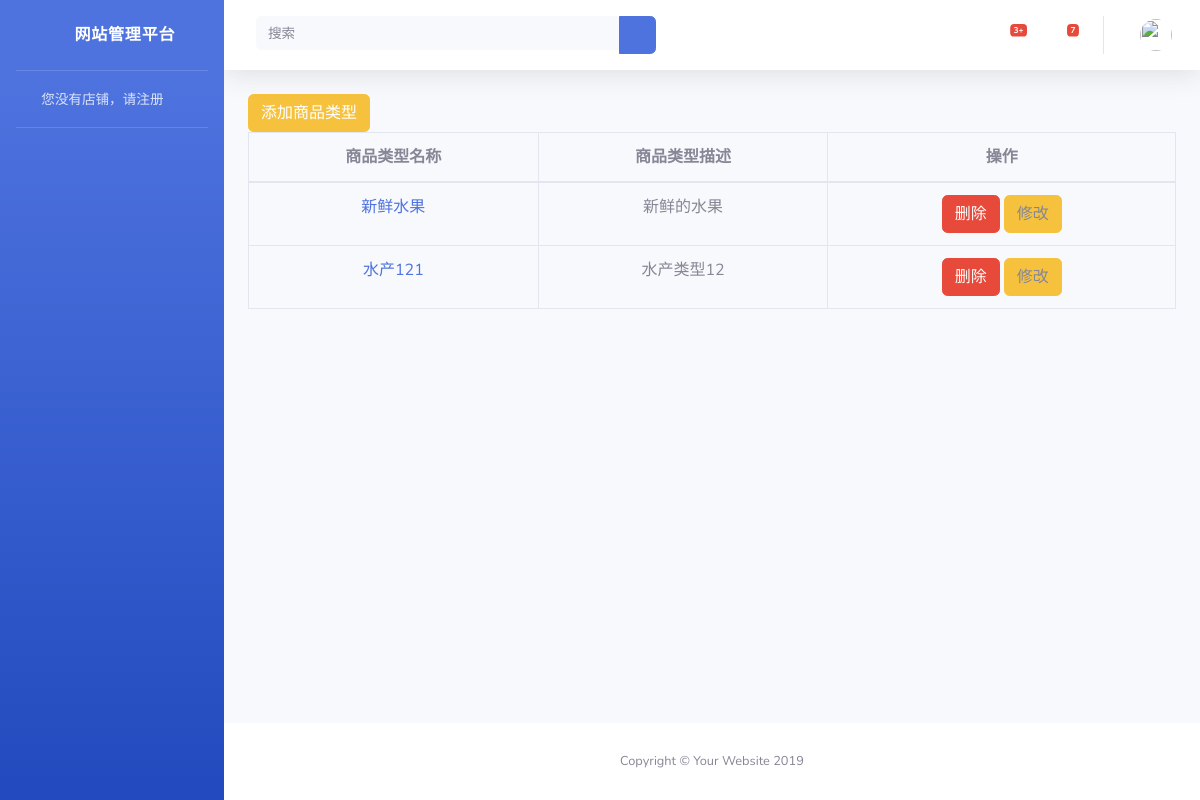
Before: /store/goods_type/ with the older database file.
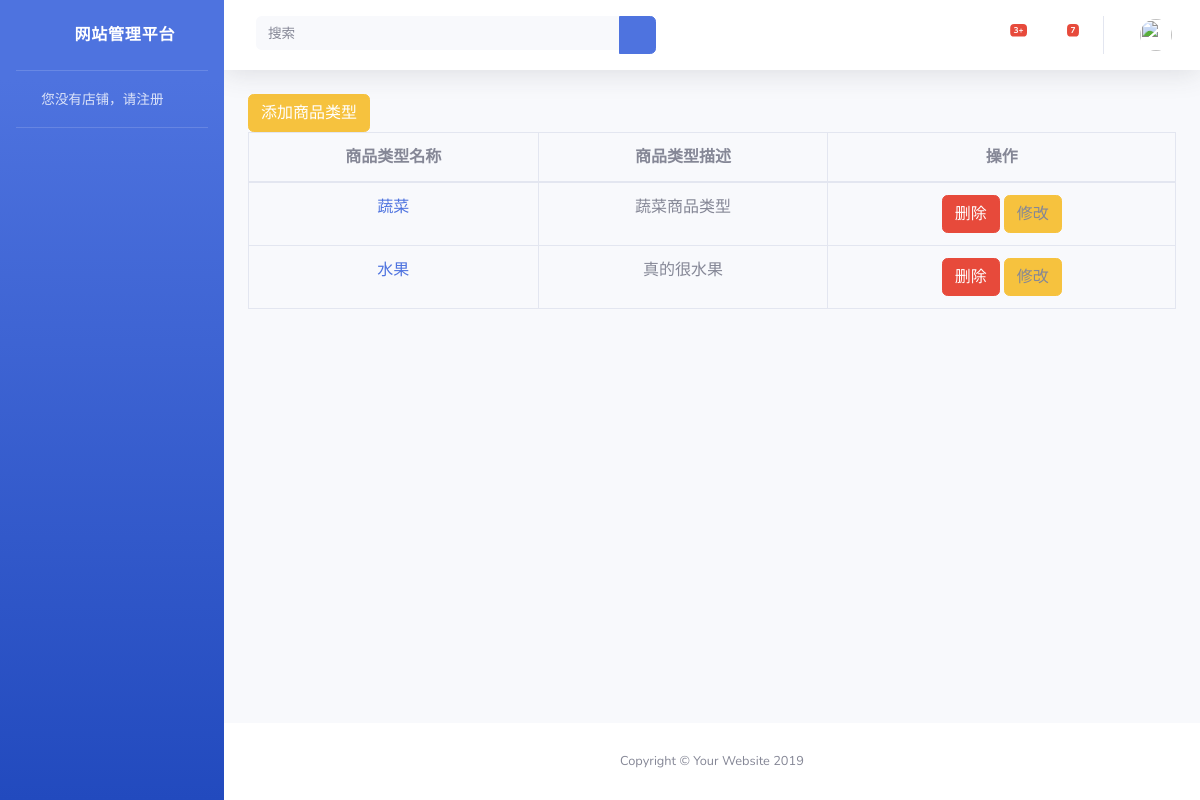
After: the same page with the newer database file.
### Store/models.py (models this page shows)
class GoodType(models.Model):
    name = models.CharField(max_length=32,verbose_name='商品类型名称')
    description = models.TextField(verbose_name='商品类型描述')
    picture = models.ImageField(upload_to='buyer/images')

### Store/views.py (the view, shortened to what this page needs)
# urls.py: path('goods_type/', goods_type),
def goods_type(request):
    goods_type_list = GoodType.objects.all()
    return render(request,'store/goods_type.html',locals())

### Store/templates/store/goods_type.html (shortened to what this page needs)
{% extends "store/base.html" %}
{% block label %}
    <button class="btn btn-warning" data-toggle="modal" data-target="#myModal">添加商品类型</button>
{% endblock %}
{% block container %}
    <table class="table table-bordered">
        <thead>
            <tr>
               <th style="text-align: center;">商品类型名称</th>
               <th style="text-align: center;">商品类型描述</th>
               <th style="text-align: center;">操作</th>
            </tr>
        </thead>
        <tbody>
            {% for goods_type in goods_type_list %}
                <tr>
                    <td style="text-align: center;"><a href="/store/set_/type/">{{ goods_type.name }}</a></td>
                    <td style="text-align: center;">{{ goods_type.description }}</td>
                    <td style="text-align: center;">
                        <a class="btn btn-danger" href="/store/delete_goods_type/?id={{ goods_type.id }}">删除</a>
                        <a class="btn btn-warning" data-toggle="modal" data-target="#myModal{{ goods_type.id }}">修改</a>
                    </td>
                </tr>
            {% endfor %}
        </tbody>
    </table>
{% endblock %}

### Store/templates/store/base.html (shortened to what this page needs)
<!DOCTYPE html>
<html lang="en">
<head>
  <link href="/static/store/vendor/fontawesome-free/css/all.min.css" rel="stylesheet" type="text/css">
  <link href="/static/store/css/sb-admin-2.min.css" rel="stylesheet">
</head>
<body id="page-top">
  <div id="wrapper">
  {% if request.COOKIES.has_store %}
    <ul class="navbar-nav bg-gradient-primary sidebar sidebar-dark accordion" id="accordionSidebar">
      <a class="sidebar-brand d-flex align-items-center justify-content-center" href="/store/index/">
        <div class="sidebar-brand-icon rotate-n-15">
          <i class="fas fa-laugh-wink"></i>
        </div>
        <div class="sidebar-brand-text mx-3">网站管理平台</div>
      </a>
      <hr class="sidebar-divider my-0">
      <li class="nav-item">
        <a class="nav-link" href="/store/index/">
          <i class="fas fa-fw fa-tachometer-alt"></i>
          <span>店铺管理</span></a>
      </li>
      <hr class="sidebar-divider">
      <div class="sidebar-heading">
        销售管理
      </div>
      <li class="nav-item">
        <a class="nav-link collapsed" href="#" data-toggle="collapse" data-target="#collapseTwo" aria-expanded="true" aria-controls="collapseTwo">
          <i class="fas fa-fw fa-cog"></i>
          <span>商品信息</span>
        </a>
        <div id="collapseTwo" class="collapse" aria-labelledby="headingTwo" data-parent="#accordionSidebar">
          <div class="bg-white py-2 collapse-inner rounded">
            <h6 class="collapse-header">Custom Components:</h6>
            <a class="collapse-item" href="/store/add_goods/">添加商品</a>
            <a class="collapse-item" href="/store/list_goods/up/">上架商品列表</a>
            <a class="collapse-item" href="/store/list_goods/down/">下架商品详情</a>
            <a class="collapse-item" href="/store/goods_type/">商品类型</a>
          </div>
        </div>
      </li>
      <li class="nav-item">
        <a class="nav-link collapsed" href="/static/store/#" data-toggle="collapse" data-target="#collapseUtilities" aria-expanded="true" aria-controls="collapseUtilities">
          <i class="fas fa-fw fa-wrench"></i>
          <span>Utilities</span>
        </a>
        <div id="collapseUtilities" class="collapse" aria-labelledby="headingUtilities" data-parent="#accordionSidebar">
          <div class="bg-white py-2 collapse-inner rounded">
            <h6 class="collapse-header">Custom Utilities:</h6>
            <a class="collapse-item" href="/store/utiCol/">Colors</a>
            <a class="collapse-item" href="/store/utiBor/">Borders</a>
            <a class="collapse-item" href="/store/utiAni/">Animations</a>
            <a class="collapse-item" href="/store/utiOth/">Other</a>
          </div>
        </div>
      </li>
      <hr class="sidebar-divider d-none d-md-block">
      <div class="text-center d-none d-md-inline">
        <button class="rounded-circle border-0" id="sidebarToggle"></button>
      </div>
    </ul>
  {% else %}
      <ul class="navbar-nav bg-gradient-primary sidebar sidebar-dark accordion" id="accordionSidebar">
      <a class="sidebar-brand d-flex align-items-center justify-content-center" href="/store/index/">
        <div class="sidebar-brand-icon rotate-n-15">
          <i class="fas fa-laugh-wink"></i>
        </div>
        <div class="sidebar-brand-text mx-3">网站管理平台</div>
      </a>
      <hr class="sidebar-divider my-0">
                    <li class="nav-item">
        <a class="nav-link" href="/store/register_store/">
          <i class="fas fa-fw fa-tachometer-alt"></i>
          <span>您没有店铺，请注册</span></a>
      </li>
      <hr class="sidebar-divider">
    </ul>
  {% endif %}
    <div id="content-wrapper" class="d-flex flex-column">
      <div id="content">
        <nav class="navbar navbar-expand navbar-light bg-white topbar mb-4 static-top shadow">
          <form class="d-none d-sm-inline-block form-inline mr-auto ml-md-3 my-2 my-md-0 mw-100 navbar-search">
            <div class="input-group">
              <input type="text" name="keywords" value="{{ keywords }}" class="form-control bg-light border-0 small" placeholder="搜索" aria-label="Search" aria-describedby="basic-addon2">
              <div class="input-group-append">
                <button class="btn btn-primary" type="submit">
                  <i class="fas fa-search fa-sm"></i>
                </button>
              </div>
            </div>
          </form>
          <ul class="navbar-nav ml-auto">
            <li class="nav-item dropdown no-arrow mx-1">
              <a class="nav-link dropdown-toggle" href="/static/store/#" id="alertsDropdown" role="button" data-toggle="dropdown" aria-haspopup="true" aria-expanded="false">
                <i class="fas fa-bell fa-fw"></i>
                <span class="badge badge-danger badge-counter">3+</span>
              </a>
            </li>
            <li class="nav-item dropdown no-arrow mx-1">
              <a class="nav-link dropdown-toggle" href="/static/store/#" id="messagesDropdown" role="button" data-toggle="dropdown" aria-haspopup="true" aria-expanded="false">
                <i class="fas fa-envelope fa-fw"></i>
                <span class="badge badge-danger badge-counter">7</span>
              </a>
            </li>
            <li class="nav-item dropdown no-arrow">
              <a class="nav-link dropdown-toggle" href="/static/store/#" id="userDropdown" role="button" data-toggle="dropdown" aria-haspopup="true" aria-expanded="false">
                <img class="img-profile rounded-circle" src="https://source.unsplash.com/QAB-WJcbgJk/60x60">
              </a>
            </li>
          </ul>
        </nav>
        <div class="container-fluid">
            {% block label %}
            {% endblock %}
            {% block container %}
            {% endblock %}
        </div>
      </div>
      <footer class="sticky-footer bg-white">
        <div class="container my-auto">
          <div class="copyright text-center my-auto">
            <span>Copyright &copy; Your Website 2019</span>
          </div>
        </div>
      </footer>
    </div>
  </div>
</body>
</html>

Changed rows visible on the page:
removed GoodType: name "新鲜水果", description "新鲜的水果"
removed GoodType: name "水产121", description "水产类型12"
added GoodType: name "蔬菜", description "蔬菜商品类型"
added GoodType: name "水果", description "真的很水果"
